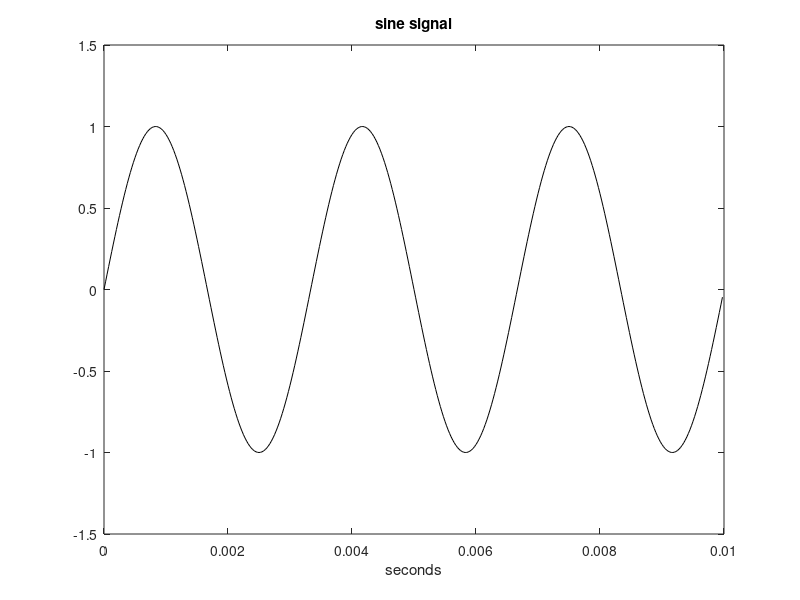

Reproduce this figure in MATLAB.
% Sine signal sound

fy = 300;        %signal frequency in Hz
wy = 2*pi*fy;    %signal frequency in rad/s

fs = 40000;      %sampling frequency in Hz
tiv = 1/fs;      %time interval between samples;
t=0:tiv:(3-tiv); %time intervals set (5 seconds)

y=sin(wy*t); %signal data set
sound(y,fs); %sound

t=0:tiv:(0.01-tiv); %time intervals set (0.01 second)
y=sin(wy*t);        %signal data set
plot(t,y,'k');
axis([0 0.01 -1.5 1.5]);
xlabel('seconds'); title('sine signal');